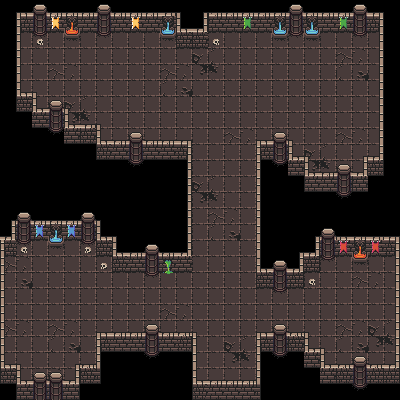

Below is a game level as drawn by its tile map, then a one-line description and the .tmx that defines it (tile-layer data replaced by summaries):
An orthogonal 25x25 tile map with 16x16 px tiles, 2 tile layers (floor, walls), 1 hidden layer not drawn.

<map version="1.2" tiledversion="1.2.4" orientation="orthogonal" renderorder="left-up" width="25" height="25" tilewidth="16" tileheight="16" infinite="0" nextlayerid="4" nextobjectid="1">
 <tileset firstgid="1" name="0x72_DungeonTilesetII_v1.3" tilewidth="16" tileheight="16" tilecount="1024" columns="32">
  <image source="0x72_DungeonTilesetII_v1.3.png" width="512" height="512" />
  <tile id="1">
   <properties>
    <property name="blocked" type="bool" value="true" />
   </properties>
  </tile>
  <tile id="2">
   <properties>
    <property name="blocked" type="bool" value="true" />
   </properties>
  </tile>
  <tile id="3">
   <properties>
    <property name="blocked" type="bool" value="true" />
   </properties>
  </tile>
  <tile id="4">
   <properties>
    <property name="blocked" type="bool" value="true" />
   </properties>
  </tile>
  <tile id="5">
   <properties>
    <property name="blocked" type="bool" value="true" />
   </properties>
  </tile>
  <tile id="6">
   <properties>
    <property name="blocked" type="bool" value="true" />
   </properties>
  </tile>
  <tile id="33">
   <properties>
    <property name="blocked" type="bool" value="true" />
   </properties>
  </tile>
  <tile id="34">
   <properties>
    <property name="blocked" type="bool" value="true" />
   </properties>
  </tile>
  <tile id="35">
   <properties>
    <property name="blocked" type="bool" value="true" />
   </properties>
  </tile>
  <tile id="36">
   <properties>
    <property name="blocked" type="bool" value="true" />
   </properties>
   <animation>
    <frame tileid="36" duration="500" />
    <frame tileid="37" duration="500" />
    <frame tileid="38" duration="500" />
   </animation>
  </tile>
  <tile id="37">
   <properties>
    <property name="blocked" type="bool" value="true" />
   </properties>
  </tile>
  <tile id="38">
   <properties>
    <property name="blocked" type="bool" value="true" />
   </properties>
  </tile>
  <tile id="65">
   <properties>
    <property name="blocked" type="bool" value="true" />
   </properties>
  </tile>
  <tile id="66">
   <properties>
    <property name="blocked" type="bool" value="true" />
   </properties>
  </tile>
  <tile id="67">
   <properties>
    <property name="blocked" type="bool" value="true" />
   </properties>
  </tile>
  <tile id="68">
   <animation>
    <frame tileid="68" duration="500" />
    <frame tileid="69" duration="500" />
    <frame tileid="70" duration="500" />
   </animation>
  </tile>
  <tile id="97">
   <properties>
    <property name="blocked" type="bool" value="true" />
   </properties>
  </tile>
  <tile id="98">
   <properties>
    <property name="blocked" type="bool" value="true" />
   </properties>
  </tile>
  <tile id="99">
   <properties>
    <property name="blocked" type="bool" value="true" />
   </properties>
  </tile>
  <tile id="100">
   <properties>
    <property name="blocked" type="bool" value="true" />
   </properties>
  </tile>
  <tile id="101">
   <properties>
    <property name="blocked" type="bool" value="true" />
   </properties>
  </tile>
  <tile id="102">
   <properties>
    <property name="blocked" type="bool" value="true" />
   </properties>
  </tile>
  <tile id="164">
   <properties>
    <property name="blocked" type="bool" value="true" />
   </properties>
  </tile>
  <tile id="165">
   <properties>
    <property name="blocked" type="bool" value="true" />
   </properties>
  </tile>
  <tile id="166">
   <properties>
    <property name="blocked" type="bool" value="true" />
   </properties>
  </tile>
  <tile id="197">
   <properties>
    <property name="blocked" type="bool" value="true" />
   </properties>
  </tile>
  <tile id="198">
   <properties>
    <property name="blocked" type="bool" value="true" />
   </properties>
  </tile>
  <tile id="224">
   <properties>
    <property name="blocked" type="bool" value="true" />
   </properties>
  </tile>
  <tile id="225">
   <properties>
    <property name="blocked" type="bool" value="true" />
   </properties>
  </tile>
  <tile id="256">
   <properties>
    <property name="blocked" type="bool" value="true" />
   </properties>
  </tile>
  <tile id="257">
   <properties>
    <property name="blocked" type="bool" value="true" />
   </properties>
  </tile>
  <tile id="258">
   <properties>
    <property name="blocked" type="bool" value="true" />
   </properties>
  </tile>
  <tile id="259">
   <properties>
    <property name="blocked" type="bool" value="true" />
   </properties>
  </tile>
  <tile id="260">
   <properties>
    <property name="blocked" type="bool" value="true" />
   </properties>
  </tile>
  <tile id="261">
   <properties>
    <property name="blocked" type="bool" value="true" />
   </properties>
  </tile>
  <tile id="288">
   <properties>
    <property name="blocked" type="bool" value="true" />
   </properties>
  </tile>
  <tile id="289">
   <properties>
    <property name="blocked" type="bool" value="true" />
   </properties>
  </tile>
  <tile id="290">
   <properties>
    <property name="blocked" type="bool" value="true" />
   </properties>
  </tile>
  <tile id="291">
   <properties>
    <property name="blocked" type="bool" value="true" />
   </properties>
  </tile>
  <tile id="292">
   <properties>
    <property name="blocked" type="bool" value="true" />
   </properties>
  </tile>
  <tile id="293">
   <properties>
    <property name="blocked" type="bool" value="true" />
   </properties>
  </tile>
  <tile id="322">
   <properties>
    <property name="blocked" type="bool" value="true" />
   </properties>
  </tile>
  <tile id="323">
   <properties>
    <property name="blocked" type="bool" value="true" />
   </properties>
  </tile>
  <tile id="353">
   <animation>
    <frame tileid="353" duration="500" />
    <frame tileid="354" duration="500" />
    <frame tileid="355" duration="500" />
    <frame tileid="356" duration="500" />
   </animation>
  </tile>
  <tile id="356">
   <properties>
    <property name="dead" type="bool" value="true" />
   </properties>
  </tile>
 </tileset>
 <layer id="1" name="floor" width="25" height="25" locked="1">
  <data>[625 cells, 379 non-empty, 11 distinct tile ids]</data>
 </layer>
 <layer id="2" name="walls" width="25" height="25" locked="1">
  <data>[625 cells, 256 non-empty, 35 distinct tile ids]</data>
 </layer>
 <layer id="3" name="blockage" width="25" height="25" visible="0" locked="1">
  <data>[625 cells, 152 non-empty, 1 distinct tile ids]</data>
 </layer>
</map>
